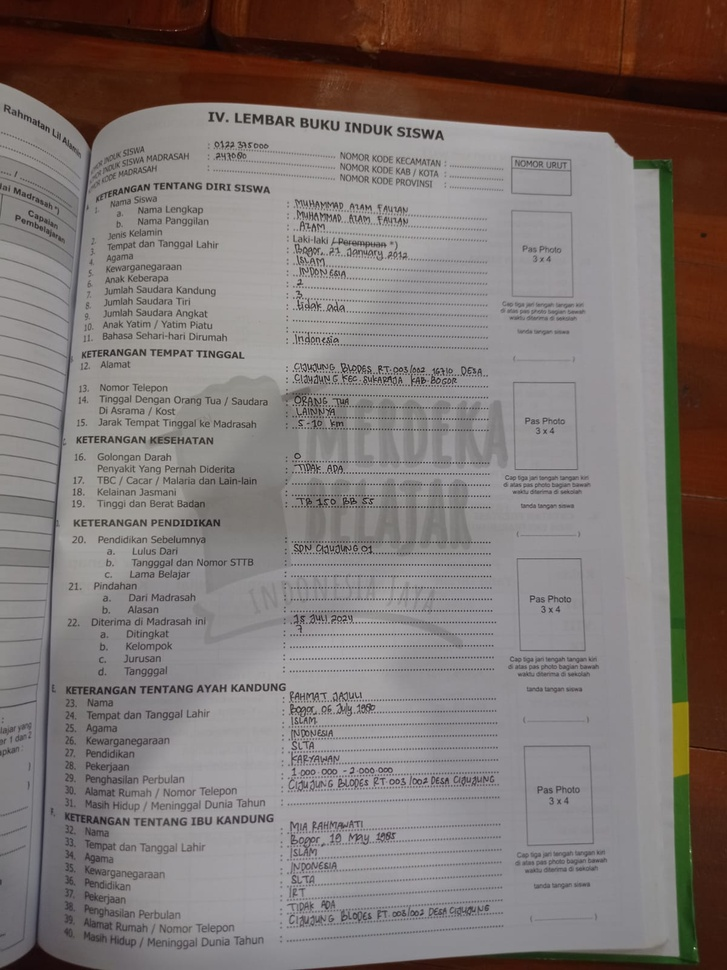
#> input picture Data sampel/buku induk/WhatsApp Image 2026-07-03 at 20.13.02.jpeg, 727 x 970 px, shrunk from 1200 x 1600 before the run
$ python -i enhancement.py   (imports and definitions only)   (older library calls are emulated)
#> lines starting #> are read from the running program, lines starting #| are printed output that depends on the picture
#> further down, picture is the input picture: shape (970, 727, 3); mean B, G, R 114.9, 117.9, 127.1
import cv2
import numpy as np
import logging
from typing import Tuple

logger = logging.getLogger(__name__)

def enhance_image(image: np.ndarray) -> Tuple[np.ndarray, dict]:
    """
    Apply advanced image enhancement techniques to improve OCR accuracy.

    Techniques:
    1. Deskew (straighten rotated images)
    2. Denoise (advanced noise reduction)
    3. Contrast enhancement (CLAHE)
    4. Sharpening

    Args:
        image: Input image (numpy array)

    Returns:
        Tuple of (enhanced image, enhancement metrics)
    """
    try:
        metrics = {}

        # 1. Deskew
        deskewed, skew_angle = deskew_image(image)
        metrics['skew_angle'] = round(skew_angle, 2)

        # 2. Denoise
        denoised = advanced_denoise(deskewed)

        # 3. Contrast Enhancement (CLAHE)
        enhanced = apply_clahe(denoised)

        # 4. Sharpening
        sharpened = sharpen_image(enhanced)

        metrics['enhancement_applied'] = True
        logger.info(f"Image enhanced successfully. Skew angle: {skew_angle:.2f}°")

        return sharpened, metrics

    except Exception as e:
        logger.error(f"Image enhancement failed: {e}")
        return image, {"enhancement_applied": False, "error": str(e)}


def deskew_image(image: np.ndarray) -> Tuple[np.ndarray, float]:
    """
    Detect and correct skew (rotation) in scanned documents.

    Uses Hough Line Transform to detect dominant text lines
    and calculate rotation angle.

    Args:
        image: Input grayscale image

    Returns:
        Tuple of (deskewed image, skew angle in degrees)
    """
    try:
        # Convert to grayscale if needed
        if len(image.shape) == 3:
            gray = cv2.cvtColor(image, cv2.COLOR_BGR2GRAY)
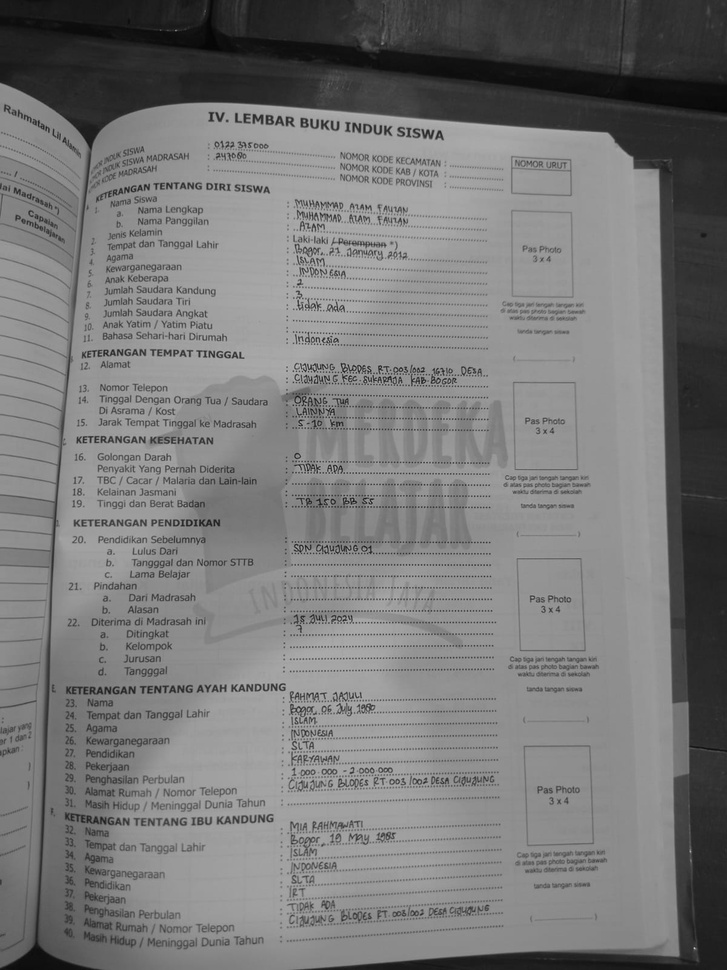
#> gray: shape (970, 727); min 5, max 199, mean 120.3
        else:
            gray = image.copy()

        # Apply edge detection
        edges = cv2.Canny(gray, 50, 150, apertureSize=3)
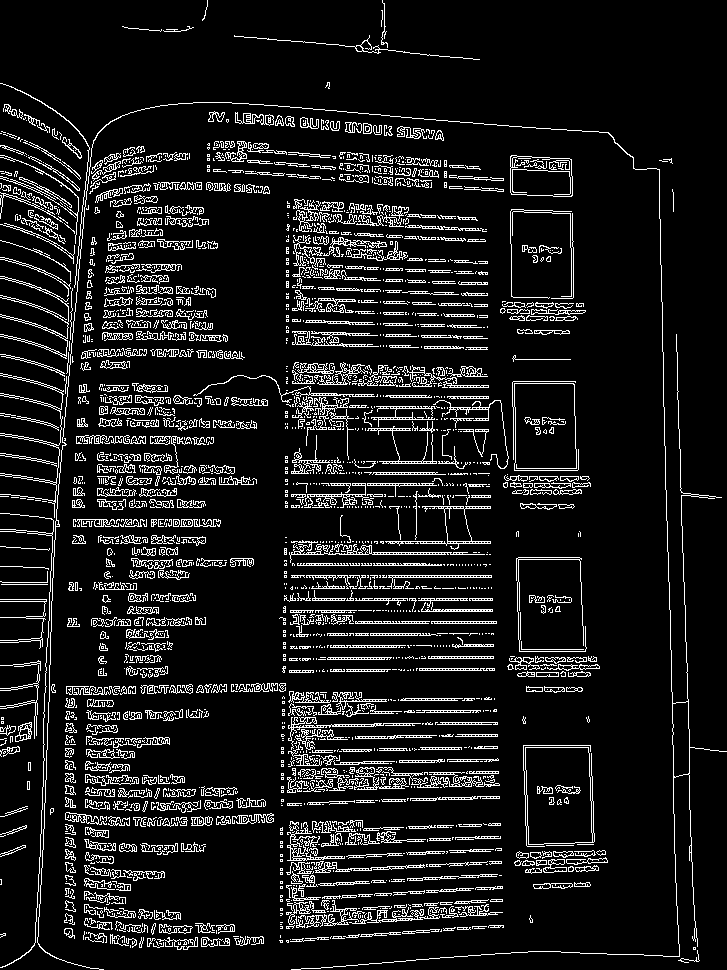
#> edges: shape (970, 727); 10.2% white in thin lines or dots

        # Detect lines using Hough Transform
        lines = cv2.HoughLines(edges, 1, np.pi / 180, 200)
#> lines = 162 rows, first 8: [-663, 3.11], [84, 0.0524], [73, 0.0349], [483, 1.57], [423, 1.59], [92, 0.0698], [101, 0.0873], [600, 1.57]

        if lines is None:
            return image, 0.0

        # Calculate angles
        angles = []
        for line in lines:
            rho, theta = line[0]
            angle = np.degrees(theta) - 90
            angles.append(angle)
#> this loop made 162 passes
#> (rho, theta, angle) on passes 1 to 3: (-663, 3.11, 88), (84, 0.0524, -87), (73, 0.0349, -88)
#> after the loop, angles = 162 values, max 89 at index 17, min -90 at index 10, mean -36.27

        # Get median angle (more robust than mean)
        if len(angles) == 0:
            return image, 0.0

        median_angle = np.median(angles)
#> median_angle = -85

        # Only deskew if angle is significant (> 0.5 degrees)
        if abs(median_angle) < 0.5:
            return image, median_angle

        # Rotate image to correct skew
        (h, w) = image.shape[:2]
#> h = 970; w = 727
        center = (w // 2, h // 2)
#> center = (363, 485)
        M = cv2.getRotationMatrix2D(center, median_angle, 1.0)
#> M = [[0.0872, -0.996, 814.5], [0.996, 0.0872, 81.11]]
        rotated = cv2.warpAffine(image, M, (w, h),
                                  flags=cv2.INTER_CUBIC,
                                  borderMode=cv2.BORDER_REPLICATE)
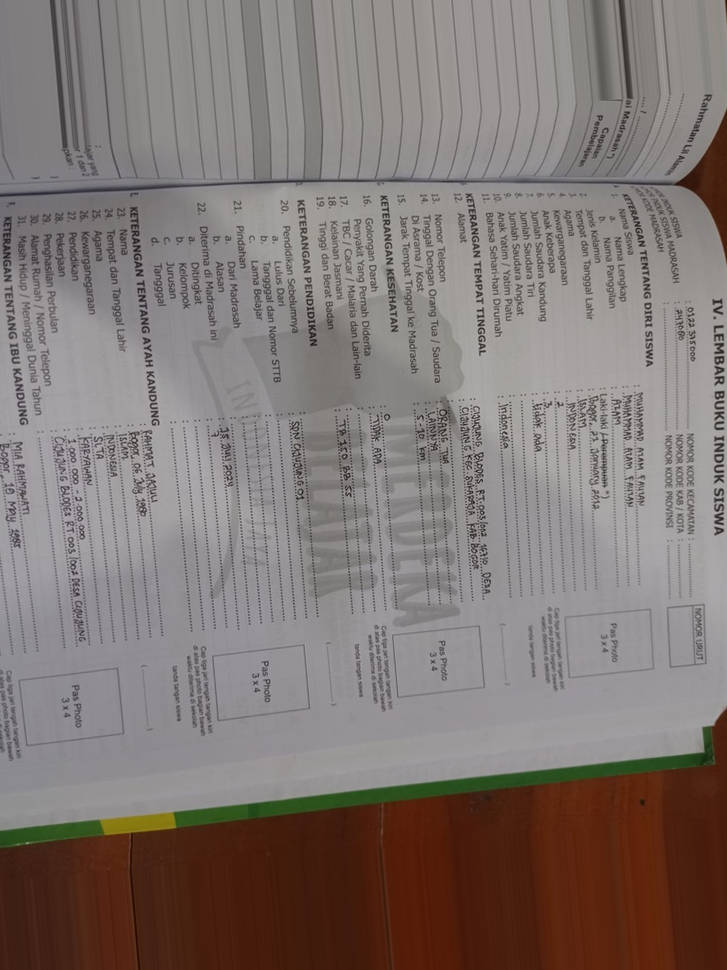
#> rotated: shape (970, 727, 3); mean B, G, R 116, 119.6, 129
#> in enhance_image, `deskewed, skew_angle = deskew_image(image)`: skew_angle = -85

        return rotated, median_angle

    except Exception as e:
        logger.warning(f"Deskew failed: {e}")
        return image, 0.0


def advanced_denoise(image: np.ndarray) -> np.ndarray:
    """
    Apply advanced denoising using Non-Local Means Denoising.

    This is more effective than Gaussian blur for preserving edges
    while removing noise.

    Args:
        image: Input image

    Returns:
        Denoised image
    """
    try:
        if len(image.shape) == 3:
            # Color image
            # denoised = cv2.fastNlMeansDenoisingColored(image, None, 10, 10, 7, 21) # Too heavy
            denoised = cv2.GaussianBlur(image, (5, 5), 0)
        else:
            # Grayscale image
            # denoised = cv2.fastNlMeansDenoising(image, None, 10, 7, 21) # Too heavy
            denoised = cv2.GaussianBlur(image, (5, 5), 0)

        return denoised

    except Exception as e:
        logger.warning(f"Denoising failed: {e}")
        return image


def apply_clahe(image: np.ndarray) -> np.ndarray:
    """
    Apply CLAHE (Contrast Limited Adaptive Histogram Equalization).

    Improves contrast in images with varying lighting conditions.
    Better than regular histogram equalization as it prevents
    over-amplification of noise.

    Args:
        image: Input grayscale image

    Returns:
        Contrast-enhanced image
    """
    try:
        # Convert to grayscale if needed
        if len(image.shape) == 3:
            gray = cv2.cvtColor(image, cv2.COLOR_BGR2GRAY)
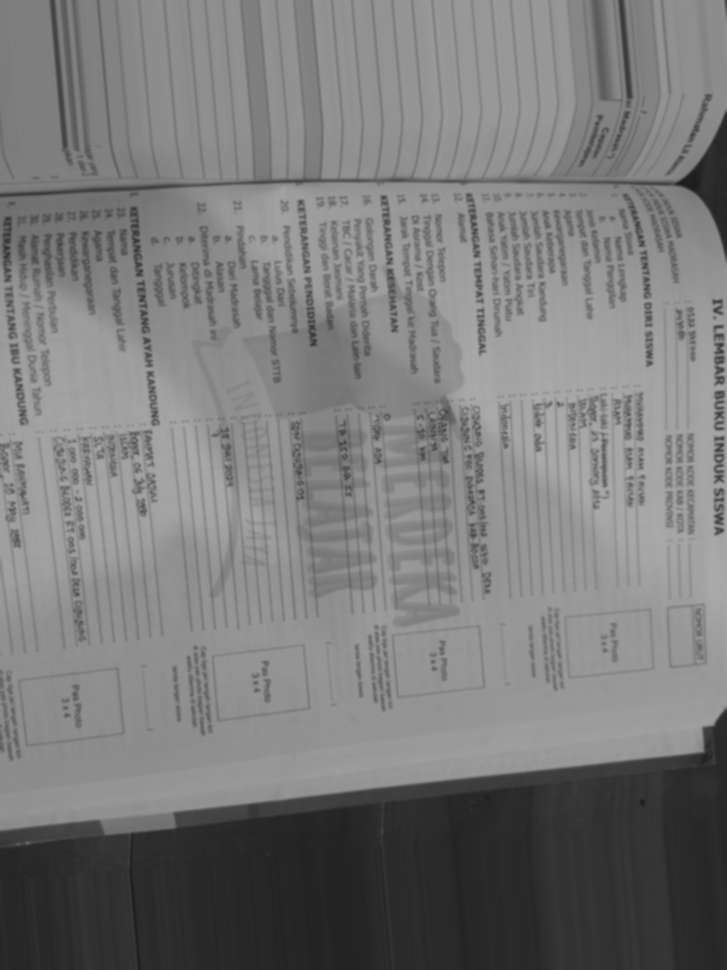
#> gray: shape (970, 727); min 28, max 171, mean 122
        else:
            gray = image.copy()

        # Create CLAHE object
        clahe = cv2.createCLAHE(clipLimit=2.0, tileGridSize=(8, 8))

        # Apply CLAHE
        enhanced = clahe.apply(gray)
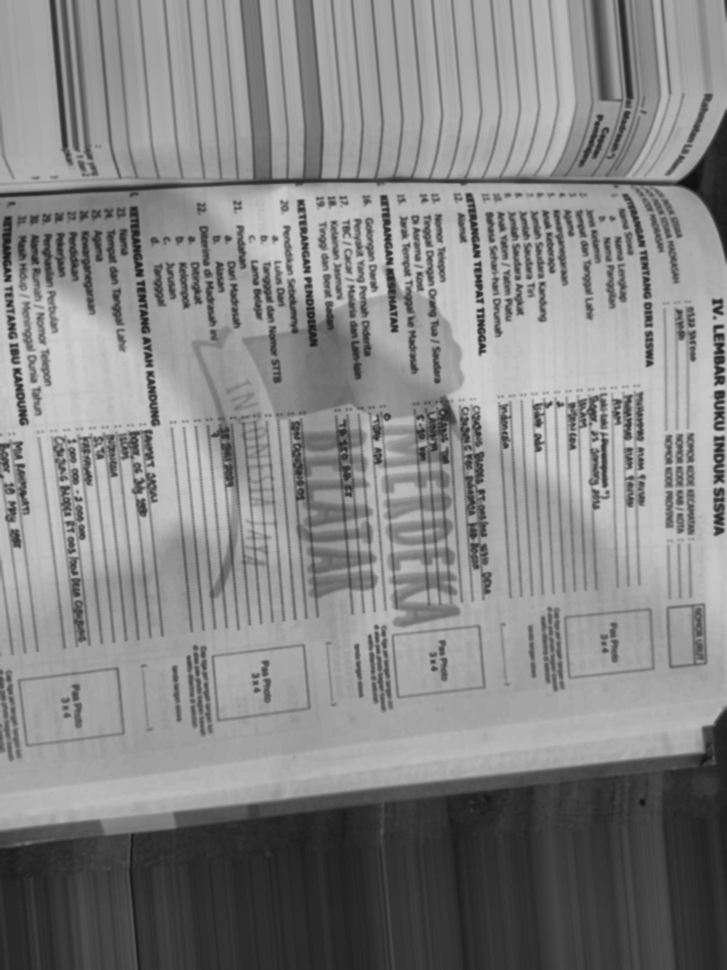
#> enhanced: shape (970, 727); min 16, max 208, mean 133.3

        return enhanced

    except Exception as e:
        logger.warning(f"CLAHE failed: {e}")
        return image


def sharpen_image(image: np.ndarray) -> np.ndarray:
    """
    Apply sharpening filter to enhance text edges.

    Uses an unsharp mask technique to make text more crisp.

    Args:
        image: Input image

    Returns:
        Sharpened image
    """
    try:
        # Sharpening kernel
        kernel = np.array([
            [0, -1, 0],
            [-1, 5, -1],
            [0, -1, 0]
        ])

        # Apply kernel
        sharpened = cv2.filter2D(image, -1, kernel)

        return sharpened

    except Exception as e:
        logger.warning(f"Sharpening failed: {e}")
        return image


# [71 lines left out: functions remove_borders, binarize_sauvola, not called in this run]

>>> import cv2
>>> picture = cv2.imread('../../Data sampel/buku induk/WhatsApp Image 2026-07-03 at 20.13.02.jpeg')
>>> result = enhance_image(picture)

$ run again, on Data sampel/buku induk/WhatsApp Image 2026-07-03 at 20.13.07.jpeg
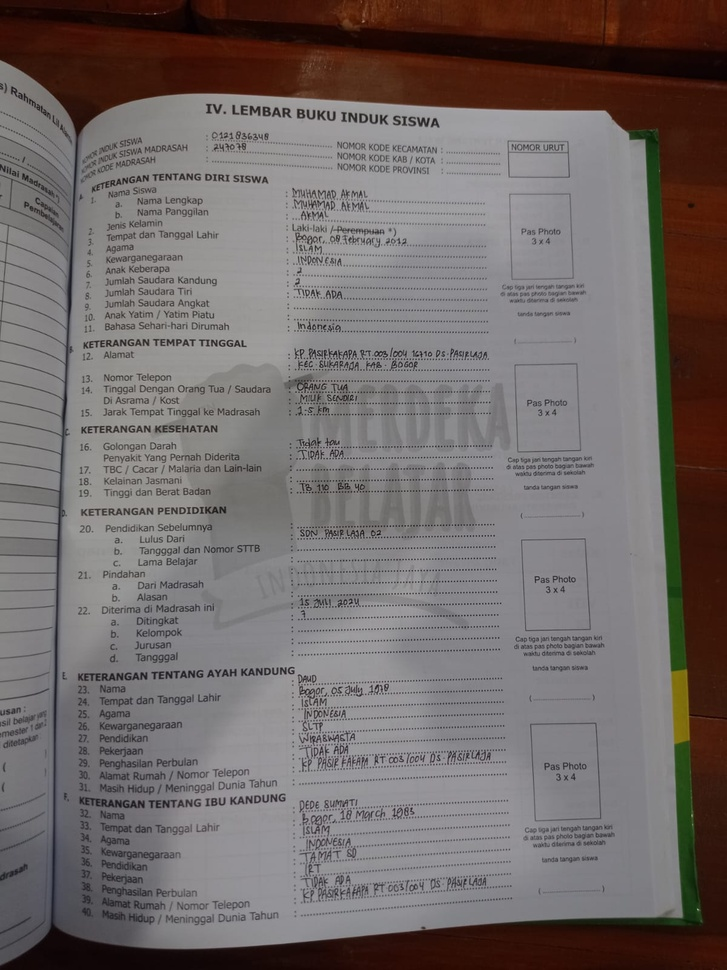
#> input picture Data sampel/buku induk/WhatsApp Image 2026-07-03 at 20.13.07.jpeg, 727 x 970 px, shrunk from 1200 x 1600 before the run
#> picture is the input picture: shape (970, 727, 3); mean B, G, R 105.1, 106.4, 114.2
#> in deskew_image, `edges = cv2.Canny(gray, 50, 150, apertureSize=3)`:
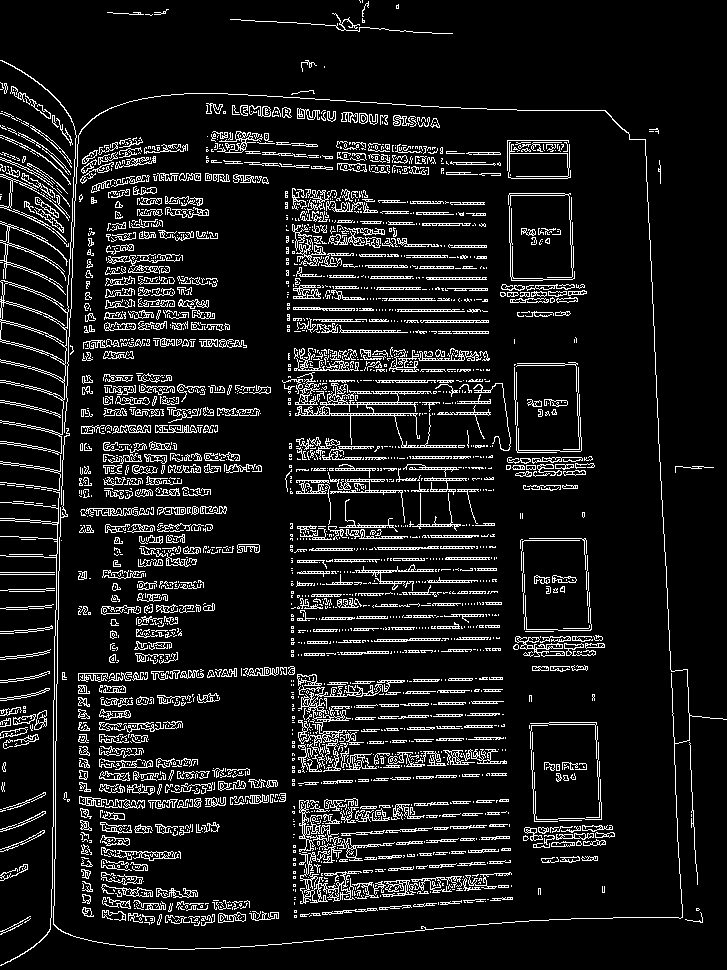
#> edges: shape (970, 727); 10% white in thin lines or dots
#> lines = 158 rows, first 8: [69, 0.0175], [-557, 3.09], [66, 0.0175], [-635, 3.09], [78, 0.0349], [269, 1.59], [280, 1.59], [80, 0.0349]
#> the loop in deskew_image, `for line in lines:` made 158 passes
#> (rho, theta, angle) on passes 1 to 3: (69, 0.0175, -89), (-557, 3.09, 87), (66, 0.0175, -89)
#> after the loop in deskew_image, `for line in lines:`: angles = 158 values, max 89 at index 11, min -90 at index 13, mean -18.12
#> median_angle = -83.5
#> M = [[0.113, -0.994, 803.8], [0.994, 0.113, 69.43]]
#> skew_angle = -83.5
#> in apply_clahe, `enhanced = clahe.apply(gray)`:
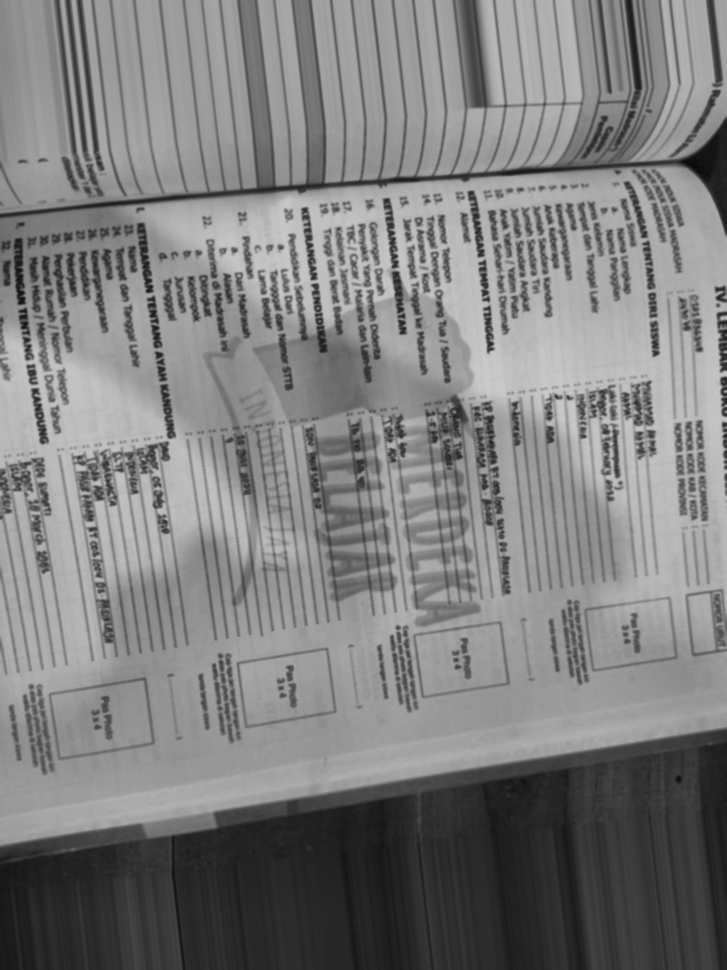
#> enhanced: shape (970, 727); min 10, max 203, mean 126.2
